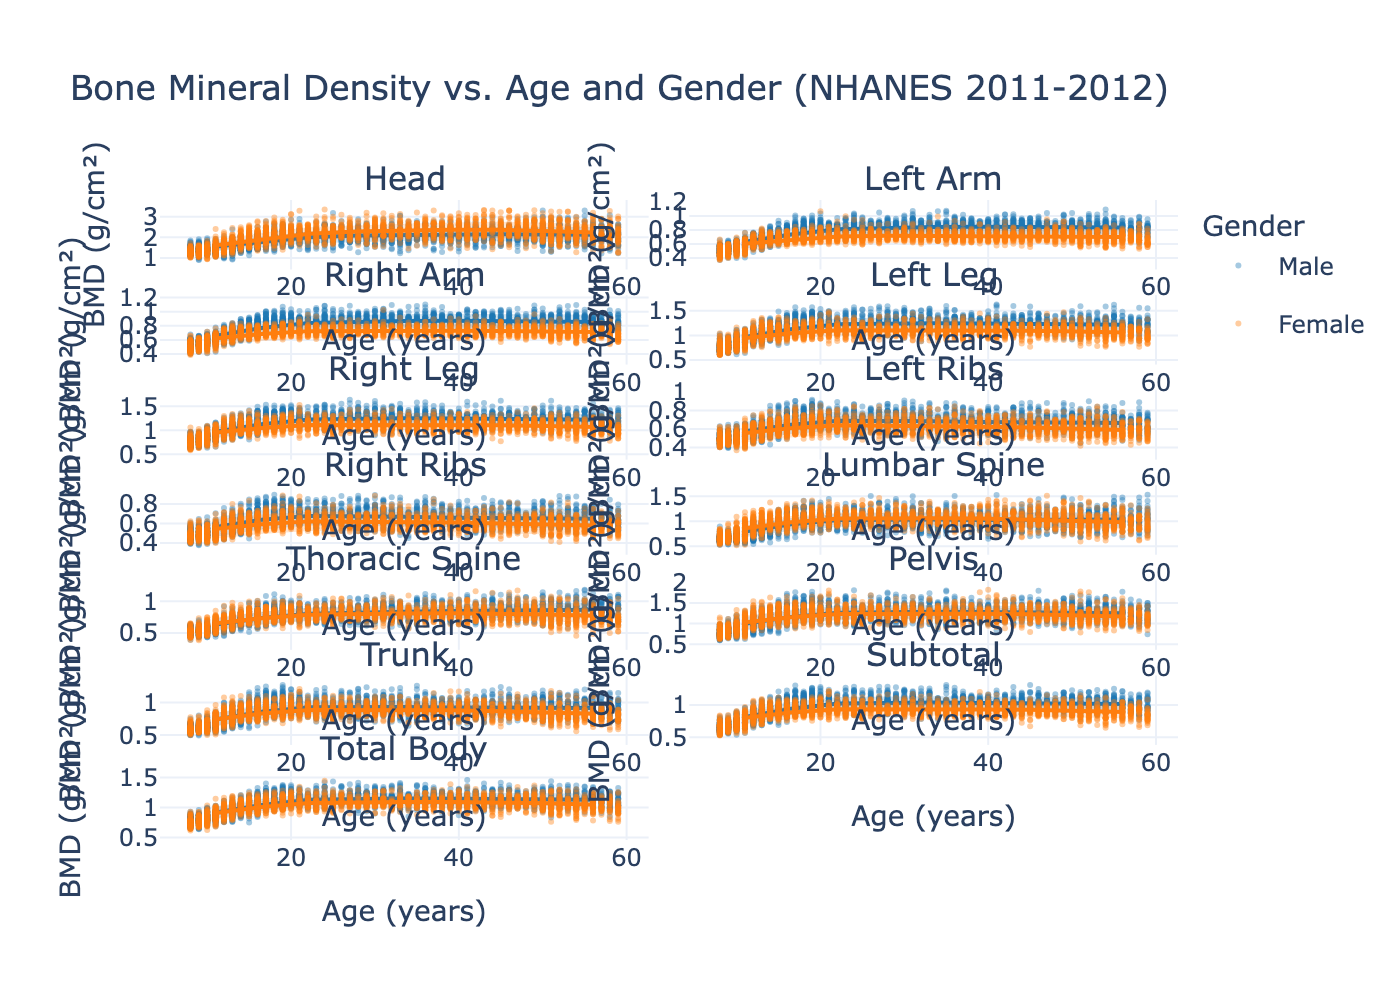

Here is the Python script that generated this plot:
#!/usr/bin/env python3
"""
Comprehensive Whole-Body Bone Mineral Density (BMD) Analysis using NHANES 2011-2012 data.

This script analyzes the distribution of BMD across various body parts measured by DEXA scans,
including the head, arms, legs, ribs, spine, pelvis, trunk, and total body. It visualizes
the relationship between age, gender, and BMD for each body part.
"""

import pandas as pd
import numpy as np
from scipy.stats import zscore
from scipy.ndimage import gaussian_filter1d
import plotly.graph_objects as go
from plotly.subplots import make_subplots
from pandas_nhanes import get_dataset

# --- Constants ---

BMD_COLS_DICT = {
    "DXXHEBMD": "Head BMD (g/cm²)",
    "DXXLABMD": "Left Arm BMD (g/cm²)",
    "DXXRABMD": "Right Arm BMD (g/cm²)",
    "DXXLLBMD": "Left Leg BMD (g/cm²)",
    "DXXRLBMD": "Right Leg BMD (g/cm²)",
    "DXXLRBMD": "Left Ribs BMD (g/cm²)",
    "DXXRRBMD": "Right Ribs BMD (g/cm²)",
    "DXXLSBMD": "Lumbar Spine BMD (g/cm²)",
    "DXXTSBMD": "Thoracic Spine BMD (g/cm²)",
    "DXXPEBMD": "Pelvis BMD (g/cm²)",
    "DXDTRBMD": "Trunk BMD (g/cm²)",
    "DXDSTBMD": "Subtotal BMD (g/cm²)",
    "DXDTOBMD": "Total Body BMD (g/cm²)"
}

MEASUREMENTS_ORDERED = [
    ("Head BMD (g/cm²)", "Head"),
    ("Left Arm BMD (g/cm²)", "Left Arm"),
    ("Right Arm BMD (g/cm²)", "Right Arm"),
    ("Left Leg BMD (g/cm²)", "Left Leg"),
    ("Right Leg BMD (g/cm²)", "Right Leg"),
    ("Left Ribs BMD (g/cm²)", "Left Ribs"),
    ("Right Ribs BMD (g/cm²)", "Right Ribs"),
    ("Lumbar Spine BMD (g/cm²)", "Lumbar Spine"),
    ("Thoracic Spine BMD (g/cm²)", "Thoracic Spine"),
    ("Pelvis BMD (g/cm²)", "Pelvis"),
    ("Trunk BMD (g/cm²)", "Trunk"),
    ("Subtotal BMD (g/cm²)", "Subtotal"),
    ("Total Body BMD (g/cm²)", "Total Body")
]

COLORS = {"Male": "#1f77b4", "Female": "#ff7f0e"}
SUBPLOT_ROWS = 7
SUBPLOT_COLS = 2

# --- Data Loading and Preprocessing ---

def load_and_merge_data():
    """Loads and merges BMD and demographic data from NHANES."""
    bmd_data = get_dataset("DXX_G")
    demographics = get_dataset("DEMO_G")

    bmd_columns = ["SEQN"] + list(BMD_COLS_DICT.keys())
    bmd_data = bmd_data[bmd_columns].rename(columns=BMD_COLS_DICT)

    demographics = demographics[["SEQN", "RIDAGEYR", "RIAGENDR"]].rename(
        columns={"RIDAGEYR": "Age (years)", "RIAGENDR": "Gender"}
    )
    demographics["Gender"] = demographics["Gender"].map({1: "Male", 2: "Female"})

    return pd.merge(bmd_data, demographics, on="SEQN")

def clean_data(df):
    """Removes rows with missing data and outliers."""
    bmd_cols = list(BMD_COLS_DICT.values())
    df = df.dropna(subset=bmd_cols, how="all").reset_index(drop=True)

    # Remove outliers using Z-score method for each BMD column
    outlier_mask = np.zeros(len(df), dtype=bool)
    for col in bmd_cols:
        valid_mask = df[col].notna()
        if valid_mask.sum() > 0:
            z_scores = np.abs(zscore(df.loc[valid_mask, col]))
            full_positions = np.where(valid_mask)[0]
            col_outlier_positions = full_positions[z_scores >= 3]
            outlier_mask[col_outlier_positions] = True
    return df[~outlier_mask]

# --- Data Analysis ---

def compute_fitted_data(x, y):
    """
    Computes smoothed mean and standard deviation curves for scatter plot data.
    This helps visualize the trend in the data.
    """
    mask = ~(np.isnan(x) | np.isnan(y))
    x_clean, y_clean = x[mask], y[mask]

    if len(x_clean) < 10:
        return None, None, None, None

    sort_idx = np.argsort(x_clean)
    x_sorted, y_sorted = x_clean[sort_idx], y_clean[sort_idx]

    # Bin data to calculate rolling statistics
    age_bins = np.linspace(x_sorted.min(), x_sorted.max(), 10)
    bin_centers, bin_means, bin_stds = [], [], []

    for i in range(len(age_bins) - 1):
        mask = (x_sorted >= age_bins[i]) & (x_sorted < age_bins[i + 1])
        if np.sum(mask) > 5:
            bin_centers.append((age_bins[i] + age_bins[i + 1]) / 2)
            bin_values = y_sorted[mask]
            bin_means.append(np.mean(bin_values))
            bin_stds.append(np.std(bin_values))

    if len(bin_centers) <= 3:
        return None, None, None, None

    # Smooth the curves using a Gaussian filter
    bin_centers = np.array(bin_centers)
    mean_smooth = np.maximum(gaussian_filter1d(np.array(bin_means), sigma=0.8), 0.1)
    std_smooth = np.maximum(gaussian_filter1d(np.array(bin_stds), sigma=0.8), 0.1)
    lower_1sd = np.maximum(mean_smooth - std_smooth, 0)
    upper_1sd = mean_smooth + std_smooth

    return bin_centers, mean_smooth, lower_1sd, upper_1sd

# --- Visualization ---

def create_plot(df):
    """Creates an interactive plot of BMD vs. Age for different body parts."""
    fig = make_subplots(
        rows=SUBPLOT_ROWS,
        cols=SUBPLOT_COLS,
        subplot_titles=[title for _, title in MEASUREMENTS_ORDERED] + [""],
        vertical_spacing=0.04,
        horizontal_spacing=0.04
    )

    for i, (bmd_col, title) in enumerate(MEASUREMENTS_ORDERED):
        row = (i // SUBPLOT_COLS) + 1
        col = (i % SUBPLOT_COLS) + 1

        for gender in ["Male", "Female"]:
            gender_df = df[df["Gender"] == gender]
            x_data = gender_df["Age (years)"]
            y_data = gender_df[bmd_col]

            # Add scatter plot for raw data
            fig.add_trace(
                go.Scatter(
                    x=x_data,
                    y=y_data,
                    mode='markers',
                    marker=dict(color=COLORS[gender], size=3, opacity=0.4),
                    name=gender,
                    legendgroup=gender,
                    showlegend=(i == 0)
                ),
                row=row,
                col=col
            )

            # Add smoothed trend lines
            x_fit, y_mean, y_lower, y_upper = compute_fitted_data(x_data.values, y_data.values)
            if x_fit is not None:
                fig.add_trace(
                    go.Scatter(
                        x=x_fit, y=y_mean, mode='lines',
                        line=dict(color=COLORS[gender], width=2),
                        name=f"{gender} Mean",
                        showlegend=False
                    ),
                    row=row, col=col
                )
                fig.add_trace(
                    go.Scatter(
                        x=np.concatenate([x_fit, x_fit[::-1]]),
                        y=np.concatenate([y_upper, y_lower[::-1]]),
                        fill='toself',
                        fillcolor=f"rgba({int(COLORS[gender][1:3], 16)}, {int(COLORS[gender][3:5], 16)}, {int(COLORS[gender][5:7], 16)}, 0.2)",
                        line=dict(color='rgba(255,255,255,0)'),
                        name=f"{gender} ±1 SD",
                        showlegend=False
                    ),
                    row=row, col=col
                )

        fig.update_xaxes(title_text="Age (years)", row=row, col=col)
        fig.update_yaxes(title_text="BMD (g/cm²)", row=row, col=col)

    fig.update_layout(
        title_text="Bone Mineral Density vs. Age and Gender (NHANES 2011-2012)",
        height=2000,
        width=1000,
        legend_title_text="Gender",
        template="plotly_white"
    )
    return fig

# --- Main Execution ---

def main():
    """Main function to run the analysis and generate the plot."""
    df = load_and_merge_data()
    df_cleaned = clean_data(df)
    fig = create_plot(df_cleaned)
    fig.write_html("BMD_Age_Gender.html")
    #fig.write_image("BMD_Age_Gender.png", scale=2)

if __name__ == "__main__":
    main()
